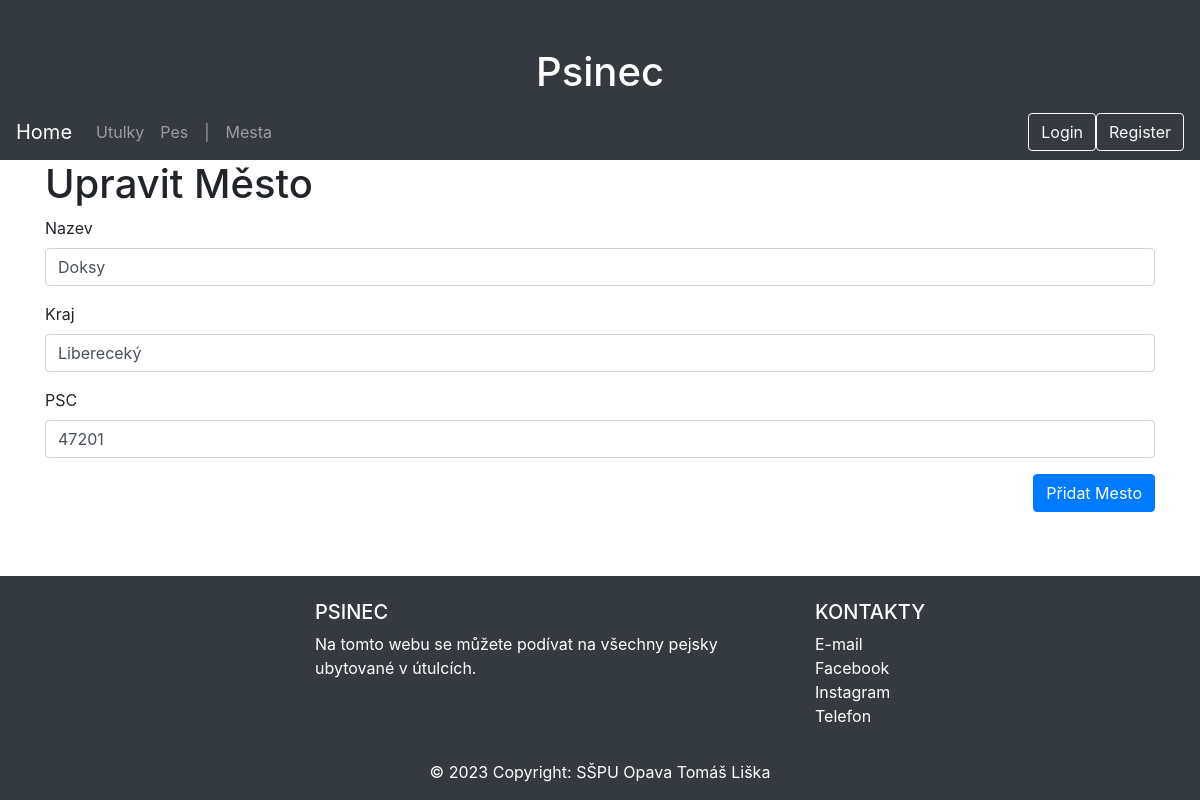
Page /mesta/edit/Doksy on the committed database.
### website/models.py (models this page shows, shortened)
class Mesto(db.Model):
    nazev = db.Column(db.String(45), primary_key=True)
    kraj = db.Column(db.String(45), nullable=False)
    psc = db.Column(db.Integer, nullable=False)

### website/views.py (the view)
@app.route('/mesta/edit/<string:nazev>', methods=['GET', 'POST'])
def edit_mesto(nazev):
    mesto_to_edit = Mesto.query.get(nazev)
    form = MestoAddForm(obj=mesto_to_edit)
    if not mesto_to_edit:
        flash('Město nebylo nalezeno.', 'danger')
        return redirect(url_for('show_mesta'))
    if request.method == 'POST' and form.validate_on_submit():
        form.populate_obj(mesto_to_edit)
        db.session.commit()
        flash('Město bylo aktualizováno.', 'success')
        return redirect(url_for('show_mesta'))
    return render_template('edit_mesto.html', mesto=mesto_to_edit, form=form)

### website/forms.py (shortened to what this page needs)
class MestoAddForm(FlaskForm):
    nazev = StringField('Název', validators=[validators.InputRequired()])
    kraj = StringField('Kraj', validators=[validators.InputRequired()])
    psc = IntegerField('PSČ', validators=[validators.InputRequired()])
    submit = SubmitField('Přidat Mesto')

### website/templates/edit_mesto.html (shortened to what this page needs)
<!DOCTYPE html>
<html lang="en">
<head>
    <link rel="stylesheet" href="https://stackpath.bootstrapcdn.com/bootstrap/4.5.2/css/bootstrap.min.css">
</head>
<body class="d-flex flex-column min-vh-100">
    <div class="jumbotron-fluid bg-dark pt-5">
        <h1 class="text-white text-center">Psinec</h1>
        {% include 'navbar.html' %}
    </div>
    <div class="container">
        <h1>Upravit Město</h1>
        <form method="post" action="{{ url_for('edit_mesto', nazev=mesto.nazev) }}">
            <div class="form-group">
                <label for="nazev">Nazev</label>
                {{ form.nazev(class="form-control", placeholder="Enter nazev", required="required") }}
            </div>
            <div class="form-group">
                <label for="kraj">Kraj</label>
                {{ form.kraj(class="form-control", placeholder="Enter kraj", required="required") }}
            </div>
            <div class="form-group">
                <label for="psc">PSC</label>
                {{ form.psc(class="form-control", placeholder="Enter psc", required="required") }}
            </div>
            <div class="form-group text-right">
                {{ form.submit(class="btn btn-primary") }}
            </div>
        </form>
    </div>
    {% include 'footer.html' %}
</body>
</html>

### rows in the picture
Mesto: nazev "Doksy", kraj "Libereceký", psc "47201"
